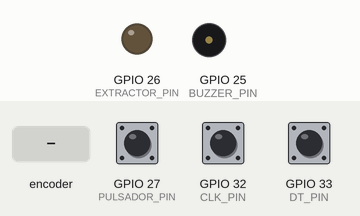
Simulated run of this program. Board: ESP32. On the bench: output pins drawn as LEDs (lit = HIGH), buzzer (waves = sounding, pin HIGH). Inputs (shaded band) come from the test bench; at power-on: GPIO 27 (PULSADOR_PIN) HIGH, GPIO 32 (CLK_PIN) HIGH, GPIO 33 (DT_PIN) HIGH. What the program prints to the serial monitor is not drawn.

Above: at 1.2 s.
1.3 s: GPIO 27 (PULSADOR_PIN) pulled LOW for 0.15 s
2.9 s: rotary encoder on GPIO 32 (CLK_PIN) / GPIO 33 (DT_PIN) turned 1 step (first pin leading)
Timing chart, 0 to 5.9 s (numbered marks = the images above; inputs shaded):
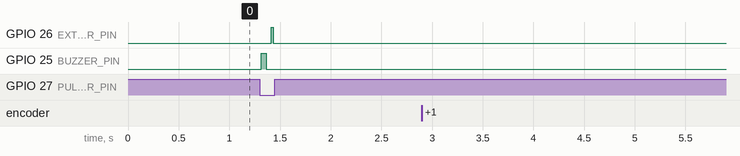

The program:

main.cpp
```cpp
#include <Arduino.h>

// Pines del encoder y otros dispositivos
#define CLK_PIN 32          // Pin CLK del encoder
#define DT_PIN 33           // Pin DT del encoder
#define PULSADOR_PIN 27     // Pin del pulsador externo
#define BUZZER_PIN 25       // Pin del buzzer
#define EXTRACTOR_PIN 26    // Pin del LED verde (extractor)

// Variables globales
int gasLevel = 0;            // Nivel de gas simulado
int lastCLKState;            // Estado anterior del pin CLK
unsigned long lastDebounceTime = 0;  // Tiempo del último pulso
const unsigned long debounceDelay = 5;  // Tiempo de debounce (ms)
bool alertaCritica = false;  // Estado de alerta crítica

// **Prototipos de las funciones** (Declaraciones)
void activarBuzzer(bool encendido, int delayMs);
void desactivarAlarma();
void IRAM_ATTR manejarAlertaCritica();

void setup() {
  // Configurar los pines del encoder como entradas
  pinMode(CLK_PIN, INPUT);
  pinMode(DT_PIN, INPUT);
  pinMode(PULSADOR_PIN, INPUT_PULLUP);  // Pull-up interno para el pulsador

  // Configurar el buzzer y LED extractor
  pinMode(BUZZER_PIN, OUTPUT);
  pinMode(EXTRACTOR_PIN, OUTPUT);

  // Leer el estado inicial del pin CLK
  lastCLKState = digitalRead(CLK_PIN);

  // Iniciar comunicación serial
  Serial.begin(9600);
  Serial.println("ESP32 inicializado correctamente.");

  // Adjuntar interrupción al pulsador
  attachInterrupt(digitalPinToInterrupt(PULSADOR_PIN), manejarAlertaCritica, FALLING);
}

void loop() {
  // Leer el estado actual del CLK
  int currentCLKState = digitalRead(CLK_PIN);

  // Detectar cambios de estado con debounce
  if (currentCLKState != lastCLKState) {
    if (millis() - lastDebounceTime > debounceDelay) {
      // Verificar dirección del giro usando DT
      if (digitalRead(DT_PIN) != currentCLKState) {
        gasLevel++;  // Incrementar nivel de gas
      } else {
        gasLevel--;  // Decrementar nivel de gas
      }

      // Limitar el rango del nivel de gas entre 0 y 20
      gasLevel = constrain(gasLevel, 0, 30);

      // Mostrar el nivel de gas en el puerto serial
      Serial.print("1:");
      Serial.println(gasLevel);
      Serial.flush(); // intenta limpiar el buffer luego de cada envio.

      // Actualizar el tiempo de debounce
      lastDebounceTime = millis();
    }
  }

  lastCLKState = currentCLKState;  // Actualizar estado del CLK
  delay(10);


  // Verificar alertas de gas
  if (alertaCritica || gasLevel >= 15) {  // Alerta crítica
    activarBuzzer(true, 100);  // Buzzer rápido
    digitalWrite(EXTRACTOR_PIN, HIGH);  // Encender LED (extractor)
    alertaCritica = false;  // Reiniciar alerta crítica
  } else if (gasLevel >= 10) {  // Nivel moderado
    /*activarBuzzer(true, 1000);*/  // Buzzer lento
    digitalWrite(EXTRACTOR_PIN, HIGH);  // Encender LED (extractor)
  } else {  // Nivel seguro
    desactivarAlarma();
  }

  delay(10);  // Pequeño retraso para estabilidad
}

void activarBuzzer(bool encendido, int delayMs) {
  if (encendido) {
    digitalWrite(BUZZER_PIN, HIGH);
    delay(delayMs / 2);
    digitalWrite(BUZZER_PIN, LOW);
    delay(delayMs / 2);
  } else {
    digitalWrite(BUZZER_PIN, LOW);
  }
}

void desactivarAlarma() {
  digitalWrite(BUZZER_PIN, LOW);     // Apagar buzzer
  digitalWrite(EXTRACTOR_PIN, LOW);  // Apagar LED
}

// Función para manejar la interrupción del pulsador
void IRAM_ATTR manejarAlertaCritica() {
  alertaCritica = true;  // Activar alerta crítica
}
```

Measured:
- after the input at 1.3 s, GPIO 26 (EXTRACTOR_PIN): LOW → HIGH after 0.11 s, → LOW 0.02 s later; GPIO 25 (BUZZER_PIN): LOW → HIGH at once, → LOW 0.05 s later
- after the input at 2.9 s, every drawn part: stays the same
